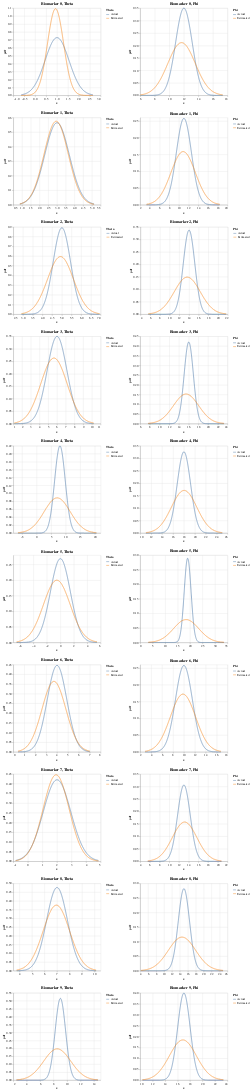

This figure's notebook cell:
### Code cell
charts = []
biomarkers = [_ for _ in range(10)]
for n in biomarkers: 
    theta_mean, theta_std, theta_mean_est, theta_std_est, phi_mean, phi_std, phi_mean_est, phi_std_est = obtain_theta_phi_params(
    n, estimate_df, truth)
    mean1, std1 = theta_mean, theta_std
    mean2, std2 = theta_mean_est, theta_std_est

    # Generating points on the x axis
    x_thetas = np.linspace(min(mean1 - 3*std1, mean2 - 3*std2), 
                    max(mean1 + 3*std1, mean2 + 3*std2), 1000)

    # Creating DataFrames for each distribution
    df1 = pd.DataFrame({'x': x_thetas, 'pdf': norm.pdf(x_thetas, mean1, std1), 'Distribution': 'Actual'})
    df2 = pd.DataFrame({'x': x_thetas, 'pdf': norm.pdf(x_thetas, mean2, std2), 'Distribution': 'Estimated'})

    # Combining the DataFrames
    df3 = pd.concat([df1, df2])

    # Altair plot
    chart_theta = alt.Chart(df3).mark_line().encode(
        x='x',
        y='pdf',
        color=alt.Color('Distribution:N', legend=alt.Legend(title="Theta"))
    ).properties(
        title=f'Biomarker {n}, Theta'
        )

    mean1, std1 = phi_mean, phi_std
    mean2, std2 = phi_mean_est, phi_std_est

    # Generating points on the x axis
    x_phis = np.linspace(min(mean1 - 3*std1, mean2 - 3*std2), 
                    max(mean1 + 3*std1, mean2 + 3*std2), 1000)

    # Creating DataFrames for each distribution
    df1 = pd.DataFrame({'x': x_phis, 'pdf': norm.pdf(x_phis, mean1, std1), 'Distribution': 'Actual'})
    df2 = pd.DataFrame({'x': x_phis, 'pdf': norm.pdf(x_phis, mean2, std2), 'Distribution': 'Estimated'})

    # Combining the DataFrames
    df3 = pd.concat([df1, df2])

    # Altair plot
    chart_phi = alt.Chart(df3).mark_line().encode(
        x='x',
        y='pdf',
        color=alt.Color('Distribution:N', legend=alt.Legend(title="Phi"))
    ).properties(
        title=f'Biomarker {n}, Phi'
        )
    
    # Concatenate theta and phi charts horizontally
    hconcat_chart = alt.hconcat(chart_theta, chart_phi).resolve_scale(color="independent")

    # Append the concatenated chart to the list of charts
    charts.append(hconcat_chart)
# Concatenate all the charts vertically
final_chart = alt.vconcat(*charts)

# Display the final chart
final_chart.display()

### Figure 1 — Vega-Lite specification as saved in the notebook (floating-point values rounded to 4 significant figures; data arrays with more than 128 entries replaced by an {"elided": "..."} marker saying what was removed)
{"config": {"view": {"continuousWidth": 300, "continuousHeight": 300}}, "vconcat": [{"hconcat": [{"data": {"name": "data-49a51a773cf80b23e775493d86d84349"}, "mark": {"type": "line"}, "encoding": {"color": {"field": "Distribution", "legend": {"title": "Theta"}, "type": "nominal"}, "x": {"field": "x", "type": "quantitative"}, "y": {"field": "pdf", "type": "quantitative"}}, "title": "Biomarker 0, Theta"}, {"data": {"name": "data-422737f89dd5a1458bf60fed8b7046c4"}, "mark": {"type": "line"}, "encoding": {"color": {"field": "Distribution", "legend": {"title": "Phi"}, "type": "nominal"}, "x": {"field": "x", "type": "quantitative"}, "y": {"field": "pdf", "type": "quantitative"}}, "title": "Biomarker 0, Phi"}], "resolve": {"scale": {"color": "independent"}}}, {"hconcat": [{"data": {"name": "data-7b5ee65db3246d37bb439ab9f2df0b01"}, "mark": {"type": "line"}, "encoding": {"color": {"field": "Distribution", "legend": {"title": "Theta"}, "type": "nominal"}, "x": {"field": "x", "type": "quantitative"}, "y": {"field": "pdf", "type": "quantitative"}}, "title": "Biomarker 1, Theta"}, {"data": {"name": "data-69ce87b6d461ef03384b4b094e0ab51e"}, "mark": {"type": "line"}, "encoding": {"color": {"field": "Distribution", "legend": {"title": "Phi"}, "type": "nominal"}, "x": {"field": "x", "type": "quantitative"}, "y": {"field": "pdf", "type": "quantitative"}}, "title": "Biomarker 1, Phi"}], "resolve": {"scale": {"color": "independent"}}}, {"hconcat": [{"data": {"name": "data-64701acb9f8b80e9bf9c9d5aa2572f3e"}, "mark": {"type": "line"}, "encoding": {"color": {"field": "Distribution", "legend": {"title": "Theta"}, "type": "nominal"}, "x": {"field": "x", "type": "quantitative"}, "y": {"field": "pdf", "type": "quantitative"}}, "title": "Biomarker 2, Theta"}, {"data": {"name": "data-65b66cf895b54bdb89b214b6bef12179"}, "mark": {"type": "line"}, "encoding": {"color": {"field": "Distribution", "legend": {"title": "Phi"}, "type": "nominal"}, "x": {"field": "x", "type": "quantitative"}, "y": {"field": "pdf", "type": "quantitative"}}, "title": "Biomarker 2, Phi"}], "resolve": {"scale": {"color": "independent"}}}, {"hconcat": [{"data": {"name": "data-bff8ae11e836f1e29d4bdc69548e4e2f"}, "mark": {"type": "line"}, "encoding": {"color": {"field": "Distribution", "legend": {"title": "Theta"}, "type": "nominal"}, "x": {"field": "x", "type": "quantitative"}, "y": {"field": "pdf", "type": "quantitative"}}, "title": "Biomarker 3, Theta"}, {"data": {"name": "data-f4c789d9e807cdb05c876af55e82c8a4"}, "mark": {"type": "line"}, "encoding": {"color": {"field": "Distribution", "legend": {"title": "Phi"}, "type": "nominal"}, "x": {"field": "x", "type": "quantitative"}, "y": {"field": "pdf", "type": "quantitative"}}, "title": "Biomarker 3, Phi"}], "resolve": {"scale": {"color": "independent"}}}, {"hconcat": [{"data": {"name": "data-a5990b289e50a382c0d7f9fdf36947ac"}, "mark": {"type": "line"}, "encoding": {"color": {"field": "Distribution", "legend": {"title": "Theta"}, "type": "nominal"}, "x": {"field": "x", "type": "quantitative"}, "y": {"field": "pdf", "type": "quantitative"}}, "title": "Biomarker 4, Theta"}, {"data": {"name": "data-2b6a4e5be988a3d156530df9653198c3"}, "mark": {"type": "line"}, "encoding": {"color": {"field": "Distribution", "legend": {"title": "Phi"}, "type": "nominal"}, "x": {"field": "x", "type": "quantitative"}, "y": {"field": "pdf", "type": "quantitative"}}, "title": "Biomarker 4, Phi"}], "resolve": {"scale": {"color": "independent"}}}, {"hconcat": [{"data": {"name": "data-d9981dfc177fa9d2091a66bf6cd44d73"}, "mark": {"type": "line"}, "encoding": {"color": {"field": "Distribution", "legend": {"title": "Theta"}, "type": "nominal"}, "x": {"field": "x", "type": "quantitative"}, "y": {"field": "pdf", "type": "quantitative"}}, "title": "Biomarker 5, Theta"}, {"data": {"name": "data-b9992c3ec4c66ec841247a365b07713a"}, "mark": {"type": "line"}, "encoding": {"color": {"field": "Distribution", "legend": {"title": "Phi"}, "type": "nominal"}, "x": {"field": "x", "type": "quantitative"}, "y": {"field": "pdf", "type": "quantitative"}}, "title": "Biomarker 5, Phi"}], "resolve": {"scale": {"color": "independent"}}}, {"hconcat": [{"data": {"name": "data-0b8daada3707ede04d19365d422d1aef"}, "mark": {"type": "line"}, "encoding": {"color": {"field": "Distribution", "legend": {"title": "Theta"}, "type": "nominal"}, "x": {"field": "x", "type": "quantitative"}, "y": {"field": "pdf", "type": "quantitative"}}, "title": "Biomarker 6, Theta"}, {"data": {"name": "data-166dfe03ba2f78c026060d5fc095aed2"}, "mark": {"type": "line"}, "encoding": {"color": {"field": "Distribution", "legend": {"title": "Phi"}, "type": "nominal"}, "x": {"field": "x", "type": "quantitative"}, "y": {"field": "pdf", "type": "quantitative"}}, "title": "Biomarker 6, Phi"}], "resolve": {"scale": {"color": "independent"}}}, {"hconcat": [{"data": {"name": "data-8d631086b6cafd1b83ede9a55d449926"}, "mark": {"type": "line"}, "encoding": {"color": {"field": "Distribution", "legend": {"title": "Theta"}, "type": "nominal"}, "x": {"field": "x", "type": "quantitative"}, "y": {"field": "pdf", "type": "quantitative"}}, "title": "Biomarker 7, Theta"}, {"data": {"name": "data-7d8c9b7cbd77daec6e94c1276800e3a1"}, "mark": {"type": "line"}, "encoding": {"color": {"field": "Distribution", "legend": {"title": "Phi"}, "type": "nominal"}, "x": {"field": "x", "type": "quantitative"}, "y": {"field": "pdf", "type": "quantitative"}}, "title": "Biomarker 7, Phi"}], "resolve": {"scale": {"color": "independent"}}}, {"hconcat": [{"data": {"name": "data-36f8f64dcefa4cdc147fe971d04f71aa"}, "mark": {"type": "line"}, "encoding": {"color": {"field": "Distribution", "legend": {"title": "Theta"}, "type": "nominal"}, "x": {"field": "x", "type": "quantitative"}, "y": {"field": "pdf", "type": "quantitative"}}, "title": "Biomarker 8, Theta"}, {"data": {"name": "data-8302df14ca9f4ca3a71f21569abf3716"}, "mark": {"type": "line"}, "encoding": {"color": {"field": "Distribution", "legend": {"title": "Phi"}, "type": "nominal"}, "x": {"field": "x", "type": "quantitative"}, "y": {"field": "pdf", "type": "quantitative"}}, "title": "Biomarker 8, Phi"}], "resolve": {"scale": {"color": "independent"}}}, {"hconcat": [{"data": {"name": "data-c3a0ffec77dc30674a60f654813fa172"}, "mark": {"type": "line"}, "encoding": {"color": {"field": "Distribution", "legend": {"title": "Theta"}, "type": "nominal"}, "x": {"field": "x", "type": "quantitative"}, "y": {"field": "pdf", "type": "quantitative"}}, "title": "Biomarker 9, Theta"}, {"data": {"name": "data-0b38ea335b3e2680dd05c7761858a436"}, "mark": {"type": "line"}, "encoding": {"color": {"field": "Distribution", "legend": {"title": "Phi"}, "type": "nominal"}, "x": {"field": "x", "type": "quantitative"}, "y": {"field": "pdf", "type": "quantitative"}}, "title": "Biomarker 9, Phi"}], "resolve": {"scale": {"color": "independent"}}}], "$schema": "https://vega.github.io/schema/vega-lite/v5.16.3.json", "datasets": {"data-49a51a773cf80b23e775493d86d84349": {"elided": "2000 records"}, "data-422737f89dd5a1458bf60fed8b7046c4": {"elided": "2000 records"}, "data-7b5ee65db3246d37bb439ab9f2df0b01": {"elided": "2000 records"}, "data-69ce87b6d461ef03384b4b094e0ab51e": {"elided": "2000 records"}, "data-64701acb9f8b80e9bf9c9d5aa2572f3e": {"elided": "2000 records"}, "data-65b66cf895b54bdb89b214b6bef12179": {"elided": "2000 records"}, "data-bff8ae11e836f1e29d4bdc69548e4e2f": {"elided": "2000 records"}, "data-f4c789d9e807cdb05c876af55e82c8a4": {"elided": "2000 records"}, "data-a5990b289e50a382c0d7f9fdf36947ac": {"elided": "2000 records"}, "data-2b6a4e5be988a3d156530df9653198c3": {"elided": "2000 records"}, "data-d9981dfc177fa9d2091a66bf6cd44d73": {"elided": "2000 records"}, "data-b9992c3ec4c66ec841247a365b07713a": {"elided": "2000 records"}, "data-0b8daada3707ede04d19365d422d1aef": {"elided": "2000 records"}, "data-166dfe03ba2f78c026060d5fc095aed2": {"elided": "2000 records"}, "data-8d631086b6cafd1b83ede9a55d449926": {"elided": "2000 records"}, "data-7d8c9b7cbd77daec6e94c1276800e3a1": {"elided": "2000 records"}, "data-36f8f64dcefa4cdc147fe971d04f71aa": {"elided": "2000 records"}, "data-8302df14ca9f4ca3a71f21569abf3716": {"elided": "2000 records"}, "data-c3a0ffec77dc30674a60f654813fa172": {"elided": "2000 records"}, "data-0b38ea335b3e2680dd05c7761858a436": {"elided": "2000 records"}}}
